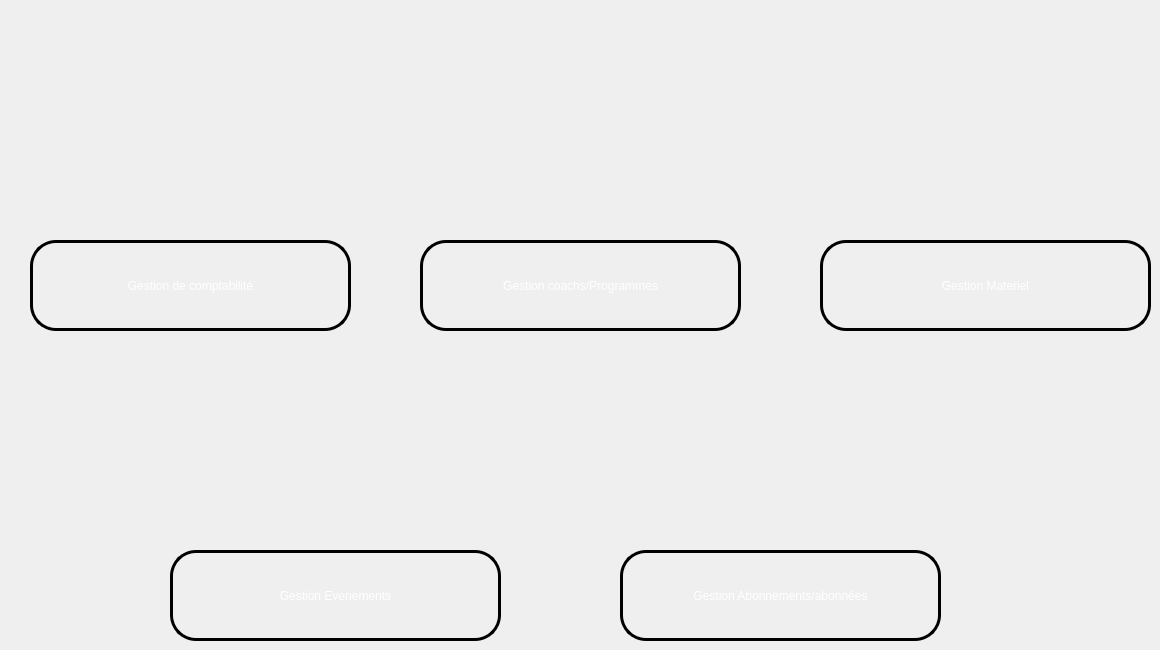
   <widget class="QWidget" name="page_3">
    <widget class="QPushButton" name="pushButton_43">
     <property name="geometry">
      <rect>
       <x>30</x>
       <y>240</y>
       <width>321</width>
       <height>91</height>
      </rect>
     </property>
     <property name="cursor">
      <cursorShape>PointingHandCursor</cursorShape>
     </property>
     <property name="styleSheet">
      <string notr="true"> QPushButton {
color: #ffffff;
border: 3px solid #000000;
font: 10pt &quot;Segoe UI Black&quot;;
border-radius: 26px;
padding: 5px;
background: qradialgradient(cx: 0.3, cy: -0.4,
fx: 0.3, fy: -0.4,
radius: 1.65, stop: 0 #1E73E8, stop: 1 #1E73E8);
min-width: 80px;
}

QPushButton:hover {
background: qradialgradient(cx: 0.3, cy: -0.4,
fx: 0.3, fy: -0.4,
radius: 1.65, stop: 0 #5E9DF5, stop: 1 #5E9DF5);
}

 QPushButton:pressed {
background: qradialgradient(cx: 0.4, cy: -0.1,
fx: 0.4, fy: -0.1,
radius: 1.65, stop: 0 #0936F5, stop: 1 #0936F5);
}</string>
     </property>
     <property name="text">
      <string>Gestion de comptabilité</string>
     </property>
    </widget>
    <widget class="QPushButton" name="pushButton_44">
     <property name="geometry">
      <rect>
       <x>820</x>
       <y>240</y>
       <width>331</width>
       <height>91</height>
      </rect>
     </property>
     <property name="cursor">
      <cursorShape>PointingHandCursor</cursorShape>
     </property>
     <property name="styleSheet">
      <string notr="true"> QPushButton {
color: #ffffff;
border: 3px solid #000000;
font: 10pt &quot;Segoe UI Black&quot;;
border-radius: 26px;
padding: 5px;
background: qradialgradient(cx: 0.3, cy: -0.4,
fx: 0.3, fy: -0.4,
radius: 1.65, stop: 0 #1E73E8, stop: 1 #1E73E8);
min-width: 80px;
}

QPushButton:hover {
background: qradialgradient(cx: 0.3, cy: -0.4,
fx: 0.3, fy: -0.4,
radius: 1.65, stop: 0 #5E9DF5, stop: 1 #5E9DF5);
}

 QPushButton:pressed {
background: qradialgradient(cx: 0.4, cy: -0.1,
fx: 0.4, fy: -0.1,
radius: 1.65, stop: 0 #0936F5, stop: 1 #0936F5);
}</string>
     </property>
     <property name="text">
      <string>Gestion Materiel</string>
     </property>
    </widget>
    <widget class="QPushButton" name="pushButton_29">
     <property name="geometry">
      <rect>
       <x>420</x>
       <y>240</y>
       <width>321</width>
       <height>91</height>
      </rect>
     </property>
     <property name="cursor">
      <cursorShape>PointingHandCursor</cursorShape>
     </property>
     <property name="styleSheet">
      <string notr="true"> QPushButton {
color: #ffffff;
border: 3px solid #000000;
font: 10pt &quot;Segoe UI Black&quot;;
border-radius: 26px;
padding: 5px;
background: qradialgradient(cx: 0.3, cy: -0.4,
fx: 0.3, fy: -0.4,
radius: 1.65, stop: 0 #1E73E8, stop: 1 #1E73E8);
min-width: 80px;
}

QPushButton:hover {
background: qradialgradient(cx: 0.3, cy: -0.4,
fx: 0.3, fy: -0.4,
radius: 1.65, stop: 0 #5E9DF5, stop: 1 #5E9DF5);
}

 QPushButton:pressed {
background: qradialgradient(cx: 0.4, cy: -0.1,
fx: 0.4, fy: -0.1,
radius: 1.65, stop: 0 #0936F5, stop: 1 #0936F5);
}</string>
     </property>
     <property name="text">
      <string>Gestion coachs/Programmes</string>
     </property>
    </widget>
    <widget class="QPushButton" name="pushButton_30">
     <property name="geometry">
      <rect>
       <x>170</x>
       <y>550</y>
       <width>331</width>
       <height>91</height>
      </rect>
     </property>
     <property name="cursor">
      <cursorShape>PointingHandCursor</cursorShape>
     </property>
     <property name="styleSheet">
      <string notr="true"> QPushButton {
color: #ffffff;
border: 3px solid #000000;
font: 10pt &quot;Segoe UI Black&quot;;
border-radius: 26px;
padding: 5px;
background: qradialgradient(cx: 0.3, cy: -0.4,
fx: 0.3, fy: -0.4,
radius: 1.65, stop: 0 #1E73E8, stop: 1 #1E73E8);
min-width: 80px;
}

QPushButton:hover {
background: qradialgradient(cx: 0.3, cy: -0.4,
fx: 0.3, fy: -0.4,
radius: 1.65, stop: 0 #5E9DF5, stop: 1 #5E9DF5);
}

 QPushButton:pressed {
background: qradialgradient(cx: 0.4, cy: -0.1,
fx: 0.4, fy: -0.1,
radius: 1.65, stop: 0 #0936F5, stop: 1 #0936F5);
}</string>
     </property>
     <property name="text">
      <string>Gestion Evenements</string>
     </property>
    </widget>
    <widget class="QPushButton" name="pushButton_31">
     <property name="geometry">
      <rect>
       <x>620</x>
       <y>550</y>
       <width>321</width>
       <height>91</height>
      </rect>
     </property>
     <property name="cursor">
      <cursorShape>PointingHandCursor</cursorShape>
     </property>
     <property name="styleSheet">
      <string notr="true"> QPushButton {
color: #ffffff;
border: 3px solid #000000;
font: 10pt &quot;Segoe UI Black&quot;;
border-radius: 26px;
padding: 5px;
background: qradialgradient(cx: 0.3, cy: -0.4,
fx: 0.3, fy: -0.4,
radius: 1.65, stop: 0 #1E73E8, stop: 1 #1E73E8);
min-width: 80px;
}

QPushButton:hover {
background: qradialgradient(cx: 0.3, cy: -0.4,
fx: 0.3, fy: -0.4,
radius: 1.65, stop: 0 #5E9DF5, stop: 1 #5E9DF5);
}

 QPushButton:pressed {
background: qradialgradient(cx: 0.4, cy: -0.1,
fx: 0.4, fy: -0.1,
radius: 1.65, stop: 0 #0936F5, stop: 1 #0936F5);
}</string>
     </property>
     <property name="text">
      <string>Gestion Abonnements/abonnées</string>
     </property>
    </widget>
    <widget class="QLabel" name="label_50">
     <property name="geometry">
      <rect>
       <x>180</x>
       <y>340</y>
       <width>321</width>
       <height>191</height>
      </rect>
     </property>
     <property name="styleSheet">
      <string notr="true">border-image:url(:/images/ph5.png)</string>
     </property>
     <property name="text">
      <string/>
     </property>
    </widget>
    <widget class="QLabel" name="label_51">
     <property name="geometry">
      <rect>
       <x>820</x>
       <y>0</y>
       <width>331</width>
       <height>221</height>
      </rect>
     </property>
     <property name="styleSheet">
      <string notr="true">border-image: url(:/images/ph2.png);</string>
     </property>
     <property name="text">
      <string/>
     </property>
    </widget>
    <widget class="QLabel" name="label_52">
     <property name="geometry">
      <rect>
       <x>620</x>
       <y>340</y>
       <width>321</width>
       <height>191</height>
      </rect>
     </property>
     <property name="styleSheet">
      <string notr="true">border-image: url(:/images/ph1.png);</string>
     </property>
     <property name="text">
      <string/>
     </property>
    </widget>
    <widget class="QLabel" name="label_53">
     <property name="geometry">
      <rect>
       <x>420</x>
       <y>0</y>
       <width>331</width>
       <height>211</height>
      </rect>
     </property>
     <property name="styleSheet">
      <string notr="true">border-image: url(:/images/ph4.png);</string>
     </property>
     <property name="text">
      <string/>
     </property>
    </widget>
    <widget class="QLabel" name="label_54">
     <property name="geometry">
      <rect>
       <x>40</x>
       <y>0</y>
       <width>301</width>
       <height>211</height>
      </rect>
     </property>
     <property name="styleSheet">
      <string notr="true">border-image: url(:/images/caissier-operant-caisse-pho-flou-abstrait_41418-137.jpg);</string>
     </property>
     <property name="text">
      <string/>
     </property>
    </widget>
   </widget>
